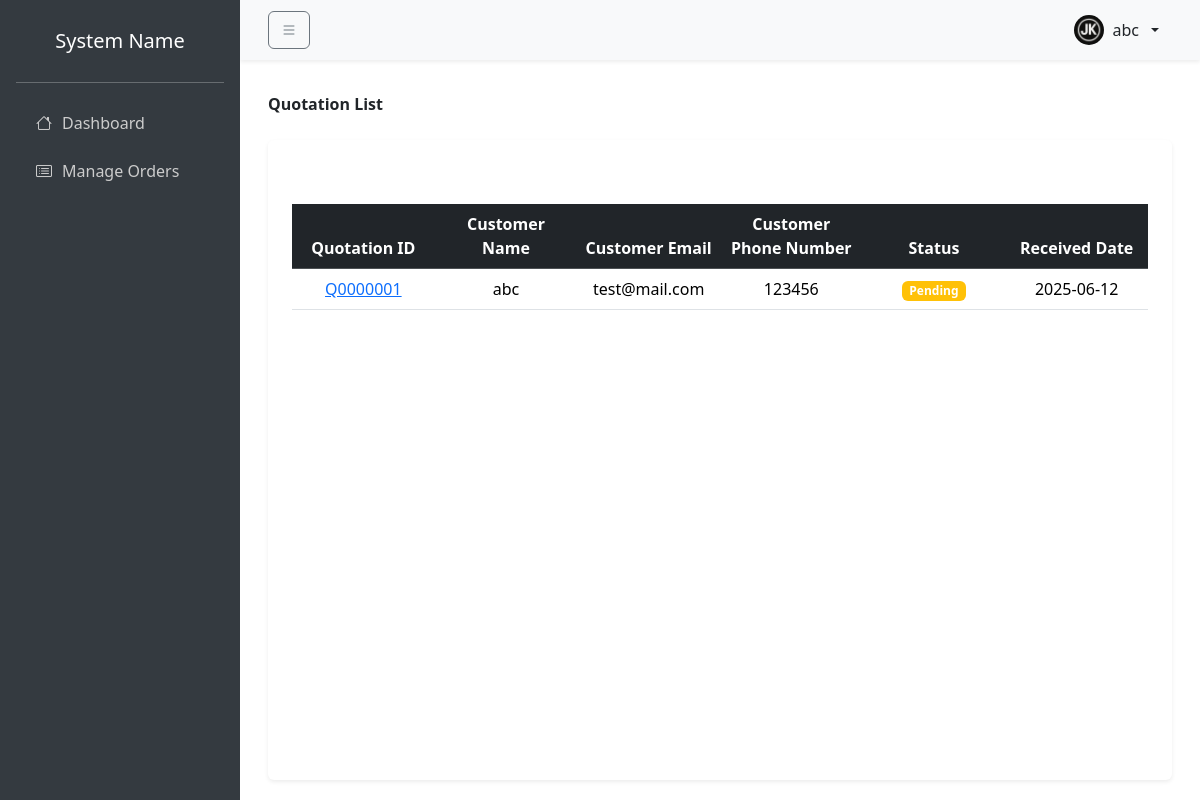
/quotationlist.php, run on the app's committed database.
### tables this page shows
CREATE TABLE `quotation` (
  `quotation_id` varchar(11) NOT NULL,
  `requester_name` varchar(100) DEFAULT NULL,
  `requester_email` varchar(100) NOT NULL,
  `requester_phone_number` int(15) DEFAULT NULL,
  `request_type` varchar(100) DEFAULT NULL,
  `quantity` varchar(100) DEFAULT NULL,
  `paper_size` varchar(100) DEFAULT NULL,
  `paper_type` varchar(100) DEFAULT NULL,
  `finishing` varchar(100) DEFAULT NULL,
  `file_type` varchar(100) DEFAULT NULL,
  `file_data` longblob DEFAULT NULL,
  `remark` varchar(255) DEFAULT NULL,
  `quotation_status` varchar(100) DEFAULT NULL,
  `create_date` date DEFAULT NULL
);

### quotationlist.php (the view, shortened to what this page needs)
<?php
include('dbms.php');
$showQuotation = "SELECT * FROM quotation";
$queryShowQuotation = mysqli_query($conn, $showQuotation);
?>
<!DOCTYPE html>
<html lang="en">
<head>
    <link href="https://cdn.jsdelivr.net/npm/bootstrap@5.3.5/dist/css/bootstrap.min.css" rel="stylesheet">
    <link href="https://cdn.jsdelivr.net/npm/bootstrap-icons@1.11.3/font/bootstrap-icons.min.css" rel="stylesheet">
    <link rel="stylesheet" href="https://cdn.datatables.net/2.3.0/css/dataTables.bootstrap5.css">
</head>
<body>
    <div id="sidebar" class="sidebar d-flex flex-column p-3">
        <div class="s_logo fs-5">
            <span>System Name</span>
        </div>
        <hr />
        <ul class="nav nav-pills flex-column">
            <li class="nav-item">
                <a href="dashboard.html" class="nav-link"><i class="bi bi-house"></i><span>Dashboard</span></a>
            </li>
            <li class="nav-item">
                <a href="orderlist.html" class="nav-link"><i class="bi bi-card-list"></i><span>Manage Orders</span></a>
            </li>
        </ul>
    </div>
    <nav id="topNavbar" class="navbar navbar-expand-lg navbar-light bg-light shadow-sm px-3 top-navbar">
        <div class="container-fluid">
            <button class="btn btn-outline-secondary me-2" id="toggleSidebar">
                <i class="bi bi-list"></i>
            </button>
            <div class="d-flex align-items-center ms-auto">
                <div class="dropdown">
                    <button class="btn dropdown-toggle d-flex align-items-center gap-2" type="button"
                        data-bs-toggle="dropdown">
                        <img src="./assets/icon/userpicture.png" class="rounded-circle" width="30" height="30"
                            alt="profile_picture" />
                        <span>abc</span>
                    </button>
                </div>
            </div>
        </div>
    </nav>
    <main id="mainContent" class="main-content">
        <div class="container-fluid">
            <div class="mt-3 fw-bold">
                <span>Quotation List</span>
            </div>
            <div class="container mt-4 bg-white p-4 rounded shadow-sm" style="min-height: 80vh;">
                <br>
                <table id="example" class="table table-hover mt-3 mb-3">
                    <thead class="table-dark">
                        <tr>
                            <th>Quotation ID</th>
                            <th>Customer Name</th>
                            <th>Customer Email</th>
                            <th>Customer Phone Number</th>
                            <th>Status</th>
                            <th>Received Date</th>
                        </tr>
                    </thead>
                    <tbody>
                        <?php while ($rowShowQuotation = mysqli_fetch_assoc($queryShowQuotation)) { ?>
                            <tr>
                                <td><a href="quotationdetails.php?quotation_id=<?php echo $rowShowQuotation['quotation_id']; ?>"><?php echo $rowShowQuotation['quotation_id']; ?></a></td>
                                <td><?php echo $rowShowQuotation['requester_name']; ?></td>
                                <td><?php echo $rowShowQuotation['requester_email']; ?></td>
                                <td><?php echo $rowShowQuotation['requester_phone_number']; ?></td>
                                <td>
                                    <?php if ($rowShowQuotation['quotation_status'] == "Pending") { ?>
                                        <span class="badge bg-warning text-white"><?php echo $rowShowQuotation['quotation_status']; ?></span>
                                    <?php } else if ($rowShowQuotation['quotation_status'] == "Done") { ?>
                                        <span class="badge bg-success text-white"><?php echo $rowShowQuotation['quotation_status']; ?></span>
                                    <?php } ?>
                                </td>
                                <td><?php echo $rowShowQuotation['create_date']; ?></td>
                            </tr>
                        <?php } ?>
                    </tbody>
                </table>
                <br>
            </div>
        </div>
    </main>
</body>
</html>

### quotationlist.php (style rules this page uses)
body { overflow-x: hidden; background-color: #ffff; }
.sidebar { width: 240px; background-color: #343a40; color: white; transition: all 0.3s ease; height: 100vh; position: fixed; top: 0; left: 0; overflow-y: auto; z-index: 1030; }
.s_logo { color: white; display: flex; justify-content: center; align-items: center; margin: 10px 0; }
.sidebar .nav-link { color: #ccc; padding: 12px 20px; display: flex; align-items: center; gap: 10px; white-space: nowrap; }
.top-navbar { margin-left: 240px; transition: margin-left 0.3s ease; }
.main-content { margin-left: 240px; transition: margin-left 0.3s ease; padding: 1rem; }
#example th, #example td { text-align: center; width: 16.66% }

### data on the page
quotation: quotation_id "Q0000001", requester_name "abc", requester_email "test@mail.com", requester_phone_number "123456", quotation_status "Pending", create_date "2025-06-12"
